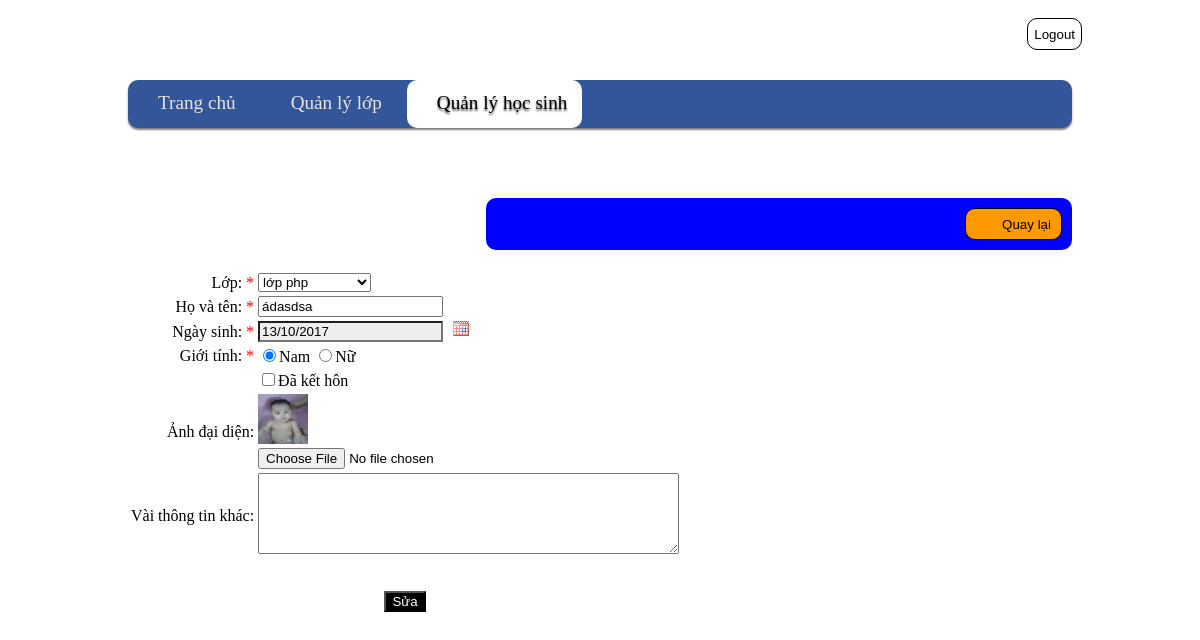
/pupil/edit.php?id=26, run on the app's committed database.
### tables this page shows
CREATE TABLE `pupil` (
  `id` int(10) NOT NULL AUTO_INCREMENT,
  `class_id` int(10) NOT NULL,
  `full_name` varchar(255) NOT NULL,
  `birthday` timestamp NOT NULL DEFAULT CURRENT_TIMESTAMP,
  `sex` tinyint(1) NOT NULL,
  `introduce` text,
  `married` tinyint(1) NOT NULL,
  `avatar` varchar(255) DEFAULT NULL,
  PRIMARY KEY (`id`)
);

### pupil/edit.php (the view, shortened to what this page needs)
<?php
$conn = mysqli_connect("localhost", "root", "", "school_manager") or die();
mysqli_query($conn, "set names 'utf8'");
$id = $_GET['id'];
$sql = "select * from pupil where id=" . $id;
$result = mysqli_query($conn, $sql);
while ($row = mysqli_fetch_array($result)) {
    $class_id = $row['class_id'];
    $full_name = $row['full_name'];
    $birthday = convertToVNDate($row['birthday']);
    $sex = $row['sex'];
    $married = $row['married'];
    $introduce = $row['introduce'];
    $avatar = $row['avatar'];
}
?>
<!DOCTYPE html>
<html>
    <head>
        <link href="../public/css/style.css" rel="stylesheet" type="text/css"/>
        <link href="../public/css/menu.css" rel="stylesheet" type="text/css"/>
        <link rel="stylesheet" href="../public/jquery-ui-1.10.3/themes/smoothness/jquery-ui.css" type="text/css"/>
    </head>
    <body>
        <?php
        include_once '../menu.php';
        ?>
        <div class="right toolbar">
            <input onclick="window.location = 'index.php';" type="button" value="Quay lại" class="button">
        </div>
        <form action="edit.php" method="post" onsubmit="return validate();" enctype="multipart/form-data">
            <table width="40%">
                <tbody>
                    <tr>
                        <td nowrap="nowrap" style="width: 20%;text-align: right;">
                            <label for="class_id">Lớp:<span style="color:red;"> *</span></label>
                        </td>
                        <td nowrap="nowrap" style="width: 20%;">
                            <select name="class_id" id="class_id">
                                <?php
                                $result = mysqli_query($conn, "select * from class");
                                while ($row = mysqli_fetch_array($result)) {
                                    if ($row['id'] == $class_id) {
                                        $select = ' selected="selected"';
                                    } else {
                                        $select = '';
                                    }
                                    ?>
                                    <option<?php echo $select; ?> value="<?php echo $row['id']; ?>"><?php echo $row['name']; ?></option>
                                    <?php
                                }
                                ?>
                            </select>
                        </td>
                    </tr>
                    <tr>
                        <td nowrap="nowrap" style="width: 20%;text-align: right;">
                            <label for="full_name">Họ và tên:<span style="color:red;"> *</span></label>
                        </td>
                        <td nowrap="nowrap">
                            <input type="text" name="full_name" id="full_name" value="<?php echo $full_name; ?>">
                        </td>
                    </tr>
                    <tr>
                        <td nowrap="nowrap" style="width: 20%;text-align: right;">
                            <label for="birthday">Ngày sinh:<span style="color:red;"> *</span></label>
                        </td>
                        <td nowrap="nowrap">
                            <input style="background-color: #eeeeee;cursor: not-allowed;" readonly="readonly" type="text" name="birthday" id="birthday" value="<?php echo $birthday; ?>">
                        </td>
                    </tr>
                    <tr>
                        <td nowrap="nowrap" style="width: 20%;text-align: right;">
                            <label>Giới tính:<span style="color:red;"> *</span></label>
                        </td>
                        <td nowrap="nowrap">
                            <label><input type="radio" name="sex" value="1"<?php if ($sex == '1') echo ' checked="checked"'; ?>/>Nam</label>
                            <label><input type="radio" name="sex" value="0"<?php if ($sex == '0') echo ' checked="checked"'; ?>/>Nữ</label>
                        </td>
                    </tr>
                    <tr>
                        <td nowrap="nowrap" style="width: 20%;text-align: right;">
                        </td>
                        <td nowrap="nowrap">
                            <label><input type="checkbox" name="married" value="1"<?php if ($married == '1') echo ' checked="checked"'; ?>/>Đã kết hôn</label>
                        </td>
                    </tr>
                    <tr>
                        <td nowrap="nowrap" style="width: 20%;text-align: right;">
                            <label>Ảnh đại diện:</label>
                        </td>
                        <td nowrap="nowrap">
                            <?php
                                if (trim($avatar) != '' && file_exists("../public/images/database/avatar/" . trim($avatar))) {
                                ?>
                                <img src="../public/images/database/avatar/<?php echo $avatar; ?>" style="width: 50px;height: 50px;"/>
                                <br>
                                <?php
                            }
                            ?>
                            <input type="file" name="avatar"/>
                        </td>
                    </tr>
                    <tr>
                        <td nowrap="nowrap" style="width: 20%;text-align: right;">
                            <label for="introduce">Vài thông tin khác:</label>
                        </td>
                        <td nowrap="nowrap">
                            <textarea id="introduce" name="introduce" cols="50" rows="5"><?php echo trim($introduce); ?></textarea>
                        </td>
                    </tr>
                    <tr>
                        <td colspan="2" align="center" style="width: 40%;padding-top: 30px;">
                            <input type="submit" value="Sửa"/>
                        </td>
                    </tr>
                </tbody>
            </table>
        </form>
    </body>
</html>
<?php
function convertToVNDate($dateTime) {
    $temp = explode(' ', $dateTime);
    $dateEn = $temp[0];
    $temp = explode('-', $dateEn);
    $dateVn = $temp[2] . '/' . $temp[1] . '/' . $temp[0];
    return $dateVn;
}
?>

### public/css/style.css (style rules this page uses)
label { cursor: pointer; }
.button { height: 32px; padding-left: 36px; padding-right: 10px; border: 1px solid #000000; background: #ff9900; cursor: pointer; border-radius: 10px; -moz-border-radius: 10px; -webkit-border-radius: 10px; }
div { width: 100%; padding: 10px; }
div.right { text-align: right; }
div.toolbar { background-color:blue; border-radius: 10px; -moz-border-radius: 10px; -webkit-border-radius: 10px; width: 60%; float: right; margin-bottom: 20px; margin-top: 50px; }
input[type='submit'] { background-color: black; color: white; cursor: pointer; }
body { padding-left: 10%; padding-right: 10%; }

### data on the page
pupil: full_name "ádasdsa", birthday "13/10/2017", sex "☑ Nam", sex "☐ Nữ", avatar (picture)

### other printed values
form field class_id "lớp php"
